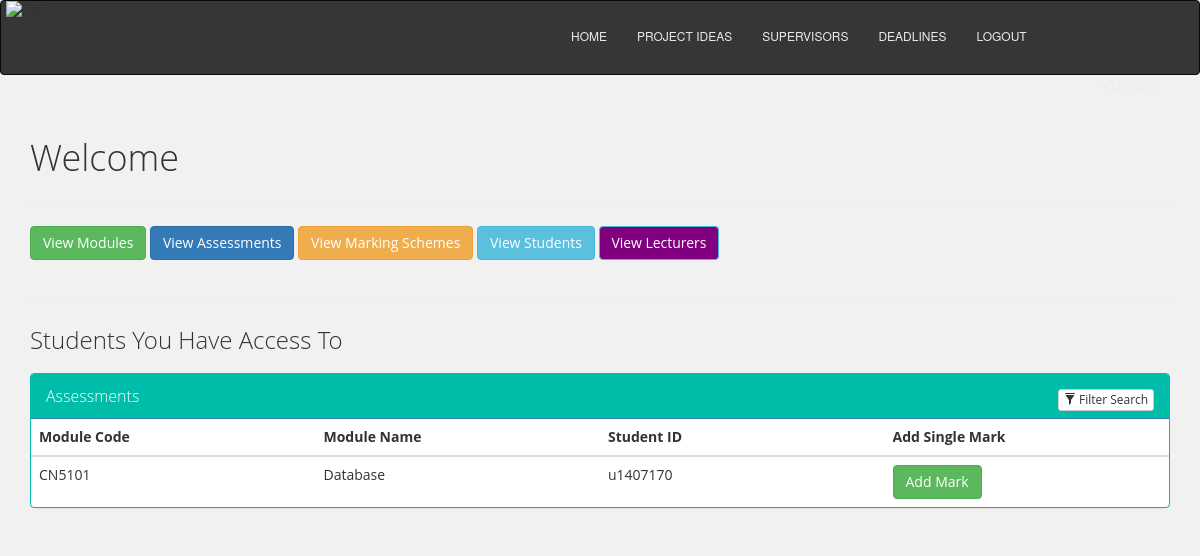
/home/lecturerHome.php, run on an earlier commit of the app's database.
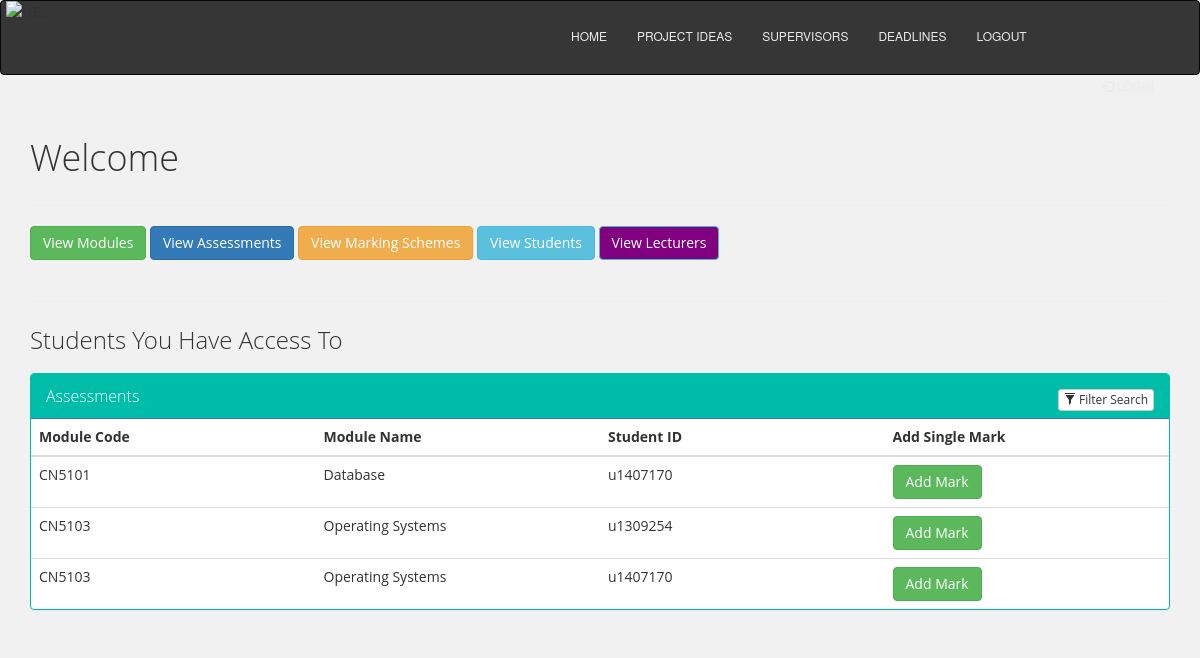
And on a later commit of the database.
### tables this page shows
CREATE TABLE `lecturers` (
  `id` int(5) NOT NULL,
  `lecturer_id` varchar(9) NOT NULL,
  `student_id` varchar(9) NOT NULL,
  `module_code` varchar(9) NOT NULL,
  `module_name` varchar(50) NOT NULL
);

### home/lecturerHome.php (the view, shortened to what this page needs)
<!DOCTYPE html>
<html>
	<?php
		include "../includes/lecturer-navbar.php";
	?>
	<head>
		<link rel="stylesheet" href="https://maxcdn.bootstrapcdn.com/bootstrap/3.3.7/css/bootstrap.min.css">
		<link rel="stylesheet" href="css/style.css?<?php echo time(); ?> /">
		<link rel="stylesheet" href="css/style1.css?<?php echo time(); ?> /">
		<link rel="stylesheet" href="css/tile.css?<?php echo time(); ?> /">
	</head>
	<body>
		<div class="container">
			<div class="wrapper">
			<h1>Welcome
		</h1>
		<hr>
			<div>
				<button type="button" class="btn btn-success"><a href="../admin/view-modules.php">View Modules</a></button>
				<?php
                     $query = "
                          SELECT DISTINCT module_code, module_name, description, assessment1, assessment2, assessment3 FROM module WHERE module_leader = '$leaderid' ORDER BY module_code asc
                         ";
            	?>
				<button type="button" class="btn btn-primary"><a href="../admin/view-assessments.php">View Assessments</a></button>
				<button type="button" class="btn btn-warning"><a href="../admin/view-marking-schemes.php">View Marking Schemes</a></button>
				<button type="button" class="btn btn-info"><a href="../supervisor/view-students.php">View Students</a></button>
				<button type="button" class="btn btn-info" style="background-color: purple;"><a href="../admin/view-lecturers.php">View Lecturers</a></button>
			</div>
		<br>
		<hr>
			<div>
				<h3>Students You Have Access To</h3>
				<div class="panel panel-primary filterable" style="border-color: #00bdaa;">
	            <div class="panel-heading" style="background-color: #00bdaa;">
	                <h3 class="panel-title">Assessments</h3>
	                <div class="pull-right">
	                    <button class="btn btn-default btn-xs btn-filter"><span class="glyphicon glyphicon-filter"></span> Filter Search</button>
	                </div>
	            </div>
	            <table class="table">
	                <thead>
	                    <tr class="filters">
	                        <th><input type="text" class="form-control" placeholder="Module Code" disabled></th>
	                        <th><input type="text" class="form-control" placeholder="Module Name" disabled></th>
	                        <th><input type="text" class="form-control" placeholder="Student ID" disabled></th>
	                        <th><input type="text" class="form-control" placeholder="Add Single Mark" disabled></th>
	                    </tr>
	                </thead>
	                <tbody>
	                    <?php
	                        $conn = mysqli_connect('localhost', 'root', '', 'project');
	                        $output = '';
	                        if(isset($_POST["query"]))
	                        {
	                         $search = mysqli_real_escape_string($conn, $_POST["query"]);
	                         $query = "
	                          SELECT * FROM lecturers
	                          WHERE module_code LIKE '%".$search."%'
	                          OR module_name LIKE '%".$search."%'
	                          OR student_id LIKE '%".$search."%'
	                         ";
	                        }
	                        else
	                        {
	                         $query = "
	                          SELECT * FROM lecturers ORDER BY module_code asc
	                         ";
	                        }
	                        $result = mysqli_query($conn, $query);
	                        if(mysqli_num_rows($result) > 0)
	                        {
	                         while($row = mysqli_fetch_array($result))
	                         {
	                        	 $lid = $row["lecturer_id"];
		                          $output .= '
		                           <tr>
		                            <td>'.$row["module_code"].'</td>
		                            <td>'.$row["module_name"].'</td>
		                            <td>'.$row["student_id"].'</td>
		                            <td>
		                            	<button type="button" class="btn btn-success"><a href="../supervisor/add-single-mark.php?id=' . $lid . '">Add Mark</a></button>
		                            </td>
	                              </tr>
		                          ';
	                         }
	                         echo $output;
	                        }
	                    ?>
	                    </tbody>
	                </table>
	            </div>
			</div>
		</div>
	</body>
</html>

### includes/lecturer-navbar.php (shortened to what this page needs)
  <nav class="navbar navbar-inverse">
  <div class="container-fluid">
    <div class="navbar-header">
      <img src="../uel.png" alt="UEL" name="UEL" style="width: 200px; height: 75px; margin-top: -10px; float: left; margin-left: -10px;">
    </div>
    <div class="collapse navbar-collapse" id="bs-example-navbar-collapse-1">
      <ul class="nav navbar-nav">
        <?php
            $urls = array(
                'Home' => '../home/lecturerHome.php',
                'Project Ideas' => '#',
                'Supervisors' => '#',
                'Deadlines' => '#',
                'Logout' => '../logout.php',
            );
            foreach ($urls as $name => $url) {
                echo '<li> <a href="'.$url.'">'.$name.'</a></li>';
            }
        ?>
</ul>
<ul class="nav navbar-nav navbar-right">
        <?php
        if(isset($_SESSION['id'])) {
          echo '<li><a href="#">Welcome, '. $_SESSION["id"] . '</a></li>';
          echo '<li><a href="../logout.php">Log Out</a></li>';
        } else {
            echo '<li><a href="../login.php"><span class="glyphicon glyphicon-log-in"></span> Login</a></li>';
        }
        ?>
    </div>
  </div>
</nav>

### css/style.css (style rules this page uses)
.container { position: relative; z-index: 1; max-width: px; margin: 0 auto; }
.container:before, .container:after { content: ""; display: block; clear: both; }
body { background: white; font-family: "Roboto", sans-serif; -webkit-font-smoothing: antialiased; -moz-osx-font-smoothing: grayscale; margin : 0; padding : 0; height: 100%; }

### css/style1.css (style rules this page uses)
body { font-family: 'Source Sans Pro', 'Helvetica Neue', Arial, sans-serif, Open Sans; font-size: 14px; line-height: 1.42857; height: 350px; padding: 0; margin: 0; background-color: #f1f1f1; }
.navbar-nav { float: left; margin: 0; margin-left: 350px; }
.navbar-inverse .navbar-nav>li>a { color: #9d9d9d; border: none!important; font-size: 12px; text-transform: uppercase; color: #ececec; font-family: "Raleway","Helvetica Neue","Helvetica","Roboto","Arial",sans-serif; font-feature-settings: "lnum"; font-variant-numeric: lining-nums; }
div { display: block; }
.navbar-inverse { background-color: #363636; border-color: #080808; height: 75px; }
.container-fluid { padding-right: 15px; padding-left: 15px; margin-right: auto; margin-left: auto; margin-top: 10px; }
ul, menu, dir { display: block; list-style-type: disc; -webkit-margin-before: 1em; -webkit-margin-after: 1em; -webkit-margin-start: 0px; -webkit-margin-end: 0px; -webkit-padding-start: 40px; }
.nav li { font-family: 'Gabriola', sans-serif; font-size: 1.2em; line-height: 40px; text-align: left; }
.nav a { text-decoration: none; color: #FFFFFF; display: block; padding-left: 15px; border-bottom: 1px solid #888; transition: .3s background-color; }
.form-control { height: 50px; box-shadow: 0 1px 4px 0 rgba(0, 0, 0, 0.14); }

### css/tile.css (style rules this page uses)
body { font-family: "Open Sans", "Segoe UI", Frutiger, "Frutiger Linotype", "Dejavu Sans", "Helvetica Neue", Arial, sans-serif; font-size: 14px; line-height: 1.5em; font-weight: 400; }
p, span, a, ul, li, button { font-family: inherit; font-size: inherit; font-weight: inherit; line-height: inherit; }
h1, h2, h3, h4, h5, h6 { font-family: "Open Sans", "Segoe UI", Frutiger, "Frutiger Linotype", "Dejavu Sans", "Helvetica Neue", Arial, sans-serif; line-height: 1.5em; font-weight: 300; }

### includes/lecturer-navbar.php (style rules this page uses)
.navbar-inverse .navbar-nav>li>a { color: #9d9d9d; border: none!important; font-size: 12px; text-transform: uppercase; color: #ececec; font-family: "Raleway","Helvetica Neue","Helvetica","Roboto","Arial",sans-serif; font-feature-settings: "lnum"; font-variant-numeric: lining-nums; }
div { display: block; }
.navbar-inverse { background-color: #363636; border-color: #080808; height: 75px; }
.container-fluid { padding-right: 15px; padding-left: 15px; margin-right: auto; margin-left: auto; margin-top: 10px; }
ul, menu, dir { display: block; list-style-type: disc; -webkit-margin-before: 1em; -webkit-margin-after: 1em; -webkit-margin-start: 0px; -webkit-margin-end: 0px; -webkit-padding-start: 40px; }
.nav li { font-family: 'Gabriola', sans-serif; font-size: 1.2em; line-height: 40px; text-align: left; }
.nav a { text-decoration: none; color: #FFFFFF; display: block; padding-left: 15px; border-bottom: 1px solid #888; transition: .3s background-color; }

### home/lecturerHome.php (style rules this page uses)
a, a:hover, a:active, a:visited { color: white; }
.filterable { margin-top: 15px; }
.filterable .panel-heading .pull-right { margin-top: -20px; }
.filterable .filters input[disabled] { background-color: transparent; border: none; cursor: auto; box-shadow: none; padding: 0; height: auto; }

What changed in the data, as far as the page shows it:
added lecturers: module_code "CN5103", module_name "Operating Systems", student "u1309254"
added lecturers: module_code "CN5103", module_name "Operating Systems", student "u1407170"
